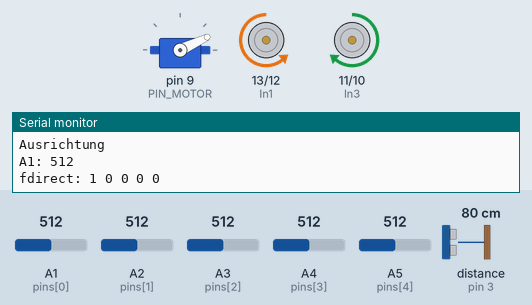
Simulated run of this sketch. Board: Arduino Uno, built with avr-gcc and run on an emulated ATmega328P. On the bench: servo, motor-driver pin pairs drawn as motors (green arrow = first pin HIGH = forward, orange = second pin HIGH = backward, longer = more drive, scaled by the enable pin), the last lines printed to the serial monitor. Inputs (shaded band) come from the test bench; at power-on: A3 (pins[2]) = 512, A1 (pins[0]) = 512, A2 (pins[1]) = 512, A4 (pins[3]) = 512, A5 (pins[4]) = 512, distance to the obstacle (sensor on pin 3) 80 cm. The echo pulse lasts 58.3 µs per cm.

Above: at 4.2 s.
4.3 s: A3 (pins[2]) set to 526
At 5.8 s:
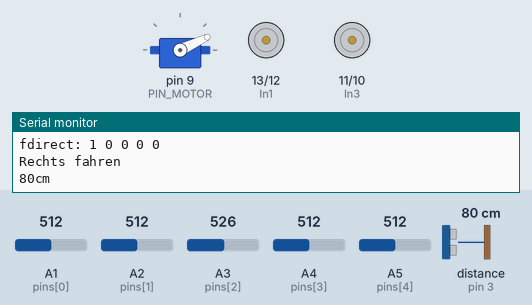
Timing chart, 0 to 7.3 s (numbered marks = the images above; inputs shaded):
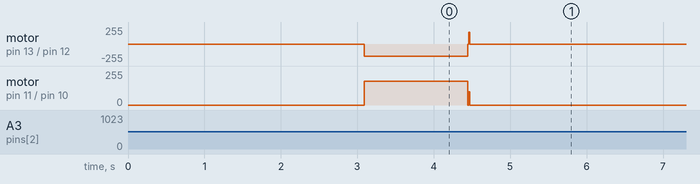

Measured:
- the behaviour switches between 512 and 513 on A3 (pins[2]) (found by bisection; images 0 and 1)
- after the input at 4.3 s, motor on pin 13 (In1) / pin 12 (In2): backward 180/255 → stopped after 0.15 s; motor on pin 11 (In3) / pin 10 (In4): forward 180/255 → stopped after 0.15 s

The sketch:

FireFighter_v4.ino
```cpp
#define EnA 6
#define EnB 5
#define In1 13
#define In2 12
#define In3 11
#define In4 10
#define echo 3
#define trigger 4

#include <Servo.h>

#define PIN_MOTOR 9
#define PIN_POTI  A2


Servo servo;
unsigned long startTime, delayTime = 1000; // in milliseconds
byte fan_speed = 50; //Drehgeschwindigkeit des Zentrifugalkompressors
byte stop = 30; //PWM-Signal zum Stoppen des Zentrifugalkompressors

//Geschwindigkeitsvariablen für die PWM zum Fahren des Fahrzeugs
int speed = 180;   // Drehgeschwindigkeit; max. 255
int vspeed = 100;  // Vorwärtsgeschwindigkeit; max. 255

int pins[5] = { A1, A2, A3, A4, A5 };  // Pins des Flammensensors zum Auslesen
int fwert[5] = { 0, 0, 0, 0, 0 };      // Analogwerte des Flammensensors der einzelnen Pins
int fdirect[5] = { 0, 0, 0, 0, 0 };    // Array gibt die Richtung an wo die Kerze steht; nur eine 1 möglich; das erste Element ist ganz rechts


long entfernung = 0; // Variable zum Speichern der Entfernung von Fahrzeug zu etwas vor dem Fahrzeug
long zeit = 0; // Variable zum Speichern der Zeit des Ultraschallsensors


void setup() //Festlegen des Setups
{
  // Starte Serielle Ausgabe
  Serial.begin(9600);

  // deklariere Analoge-Pins 1-5 als INPUT
  for (int i = 0; i < 5; i++)
  {
    pinMode(pins[i], INPUT);
  }

  // Pins als Output/Input deklarieren

  //Motorsteuergerät
  pinMode(EnA, OUTPUT);
  pinMode(EnB, OUTPUT);
  pinMode(In1, OUTPUT);
  pinMode(In2, OUTPUT);
  pinMode(In3, OUTPUT);
  pinMode(In4, OUTPUT);

  // Ultraschallsensor
  pinMode(trigger, OUTPUT);
  pinMode(echo, INPUT);

  //ESC (Drohnenmotor) aktivieren
  startTime = micros();
  servo.attach(PIN_MOTOR);
  servo.write(25); // needed for initializing the ESC

  delay(3000);
}


void loop() //Normaler Programmablauf; wird immer wiederholt
{
  flammensensor();  // Auslesen und Auswerten des Flammensensors; Werte werden im oben genannten Arrays gespeichert und überschrieben
  ausrichtung();    // Nachdem der Flammensensor ausgelesen wurde wird er nun ausgewertet und eine Dreh- oder Fahrbewegung wird ausgeführt
}


void flammensensor() //Auslesen und Auswerten des Flammensensors; Werte werden im oben genannten Arrays gespeichert und überschrieben
{
  int fdirectIndex = 0;  // Index des maximalen Werts
  int fdirectValue = 0;  // maximaler Wert

  for (int i = 0; i < 5; i++) //Auslesen des Flammensensors mit einer For-Schleife
  {
    fwert[i] = analogRead(pins[i]); // Auslesen der Analogwerte des Flammensensors und eintragung der Werte im Array "fwert"
    Serial.print("A");
    Serial.print(i + 1);
    Serial.print(": ");
    Serial.println(fwert[i]);

    // Überprüfen, ob der aktuelle Wert größer als der bisherige Maximalwert ist
    // Wenn der Wert "fwert" größer ist als "fdirectValue", wird der neue Wert in "fdirectValue" geschrieben.
    // Anschließend wird die Nummer des Elements in "fdirectIndex" geschrieben.
    if (fwert[i] > fdirectValue) {
      fdirectValue = fwert[i];
      fdirectIndex = i;
    }


    // Ausgabe des fdirect-Arrays
    Serial.print("fdirect: ");
    for (int i = 0; i < 5; i++) {
      Serial.print(fdirect[i]);
      Serial.print(" ");
    }
    Serial.println();
  }

  // Der Ausdruck fdirect[i] = (i == fdirectIndex) ? 1 : 0; setzt das i-te Element im Array fdirect auf 1, wenn i gleich fdirectIndex ist, andernfalls wird es auf 0 gesetzt.
  for (int i = 0; i < 5; i++) {
    fdirect[i] = (i == fdirectIndex) ? 1 : 0;
  }
}


void ausrichtung() // Nachdem der Flammensensor ausgelesen wurde wird er nun ausgewertet und eine Dreh- oder Fahrbewegung wird ausgeführt
{
  // ausrichtung mithilfe von fdirect ausführen
  for (int i = 0; i < 5; i++) // erhöht die Variable "i", um mit der nachfolgenden if-Bedinung das Array für die Richtung durchzugehen.
  {
    if (fdirect[i] == 1) // Wenn das Element im Array "1" ist, wird mit der Variable "i" der entsprechnede Case ausgewählt und das Fahrzeug fährt
    {
      switch (i) {
        case 0:
          rechts();
          Serial.println("Rechts fahren");
          break;
        case 1:
          rechts();
          Serial.println("Leicht Rechts fahren");
          break;
        case 2:
          vorwaerts();
          Serial.println("Vorwärts fahren");
          break;
        case 3:
          links();
          Serial.println("Leicht Links fahren");
          break;
        case 4:
          links();
          Serial.println("Links fahren");
          break;
      }
    }
  }
}


void ultraschallsensor() // Werte aus dem Ultraschallsensor auslesen und in "entfernung" speichern
{
  while (entfernung <= 10)
  {
  // Sender kurz ausschalten um Störungen des Signal zu vermeiden
  digitalWrite(trigger, LOW);
  delay(5);

  // Signal für 10 Microsekunden senden, danach wieder ausschalten
  digitalWrite(trigger, HIGH);
  delayMicroseconds(10);
  digitalWrite(trigger, LOW);

  // pulseIn -> Zeit messen, bis das Signal zurückkommt
  long zeit = pulseIn(echo, HIGH);

  // Entfernung in cm berechnen
  // Zeit/2 -> nur eine Strecke
  entfernung = (zeit / 2) * 0.03432;

  // Ausgabe Entfernung in cm
  Serial.print(entfernung);
  Serial.println("cm");
  }
  // alle Motoren ausschalten
  digitalWrite(In1, LOW);
  digitalWrite(In2, LOW);
  digitalWrite(In3, LOW);
  digitalWrite(In4, LOW);
  loeschung();
}


void loeschung() // aktivieren des Zentrifugalkompressors zum Löschen der Kerze
{
  // starte Löschung
  if ((millis() - startTime) >= delayTime && Serial.available() == 1) {

    fan_speed = 50; // Motorgeschwindigkeit von 30 bis 110,  30 nix -- 110 alles was geht
    servo.write(fan_speed);
    Serial.println("Fan an");
    startTime = micros();
    delay(4000);
    servo.write(stop);
  }

  delay(10000);
}


void vorwaerts()  //beide Motoren vorwärts drehen lassen
{
  // Motor A einschalten
  digitalWrite(In1, HIGH);
  digitalWrite(In2, LOW);
  // Geschwindigkeit 150 von max. 255
  analogWrite(EnA, speed);
  // Motor B einschalten
  digitalWrite(In3, HIGH);
  digitalWrite(In4, LOW);
  // Geschwindigkeit 150 von max. 255
  analogWrite(EnB, vspeed);
  // Starte Ultraschalldistanz Messung
  ultraschallsensor();
}


void rueckwaerts()  //beide Motoren rückwärts drehen lassen
{
  // Motor A einschalten
  digitalWrite(In1, LOW);
  digitalWrite(In2, HIGH);
  // Geschwindigkeit 150 von max. 255
  analogWrite(EnA, speed);
  // Motor B einschalten
  digitalWrite(In3, LOW);
  digitalWrite(In4, HIGH);
  // Geschwindigkeit 150 von max. 255
  analogWrite(EnB, speed);
  delay(3000);
  // alle Motoren ausschalten
  digitalWrite(In1, LOW);
  digitalWrite(In2, LOW);
  digitalWrite(In3, LOW);
  digitalWrite(In4, LOW);
}


void links()  //Motor A dreht vorwärts, Motor B dreht rückwärts; "fstop" stoppt die Drehung
{
  // Motor A einschalten
  digitalWrite(In1, HIGH);
  digitalWrite(In2, LOW);
  // Geschwindigkeit 150 von max. 255
  analogWrite(EnA, speed);
  // Motor B einschalten
  digitalWrite(In3, LOW);
  digitalWrite(In4, HIGH);
  // Geschwindigkeit 150 von max. 255
  analogWrite(EnB, speed);
  fstop();
}


void rechts()  //Motor A dreht rückwärts, Motor B dreht vorwärts; "fstop" stoppt die Drehung
{
  // Motor A einschalten
  digitalWrite(In1, LOW);
  digitalWrite(In2, HIGH);
  // Geschwindigkeit 150 von max. 255
  analogWrite(EnA, speed);
  // Motor B einschalten
  digitalWrite(In3, HIGH);
  digitalWrite(In4, LOW);
  // Geschwindigkeit 150 von max. 255
  analogWrite(EnB, speed);
  fstop();
}


void fstop() // Das Fahrzeug dreht so lange, bis der Flammensensor erkennt, dass er auf die Kerze ausgerichtet ist
{
  // while-Schleife bis Fahrzeug Grade Ausgerichtet ist
  while (fdirect[2] == 0) // Wenn Element 2 nicht mehr 0 ist, dann stoppt die wiederholung der while-Schleife
  {
    Serial.println("Ausrichtung");
    flammensensor();
  }

  // alle Motoren ausschalten
  digitalWrite(In1, LOW);
  digitalWrite(In2, LOW);
  digitalWrite(In3, LOW);
  digitalWrite(In4, LOW);
}
```
